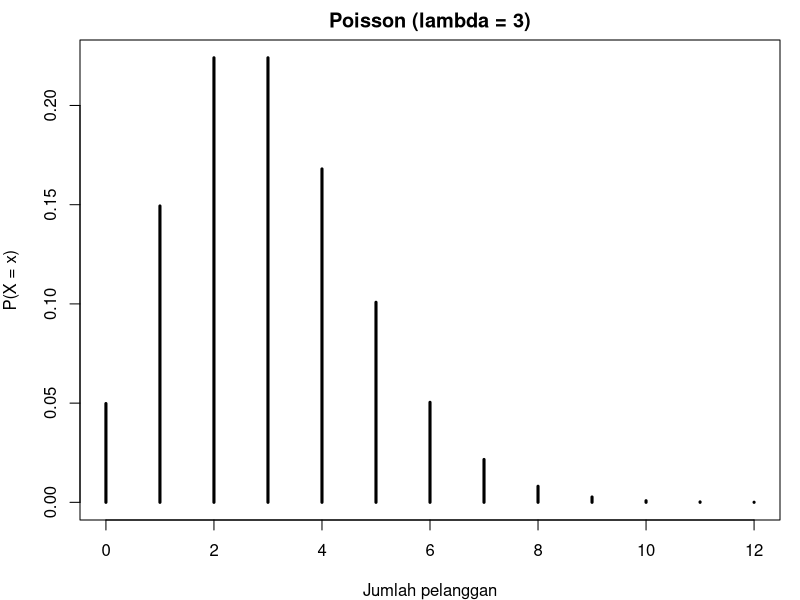
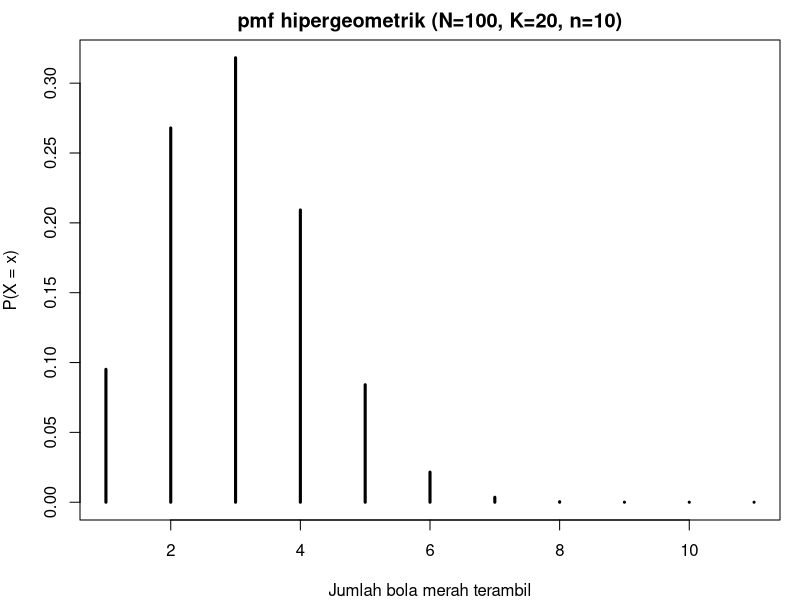
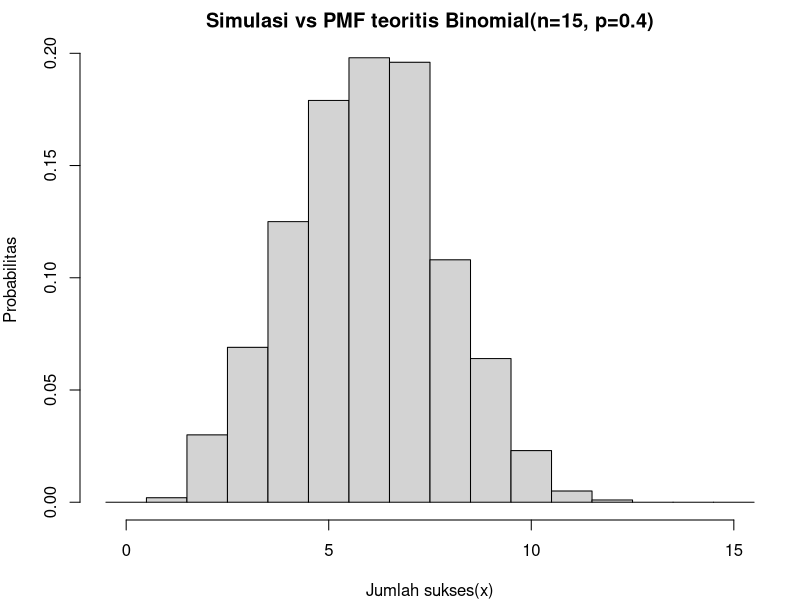
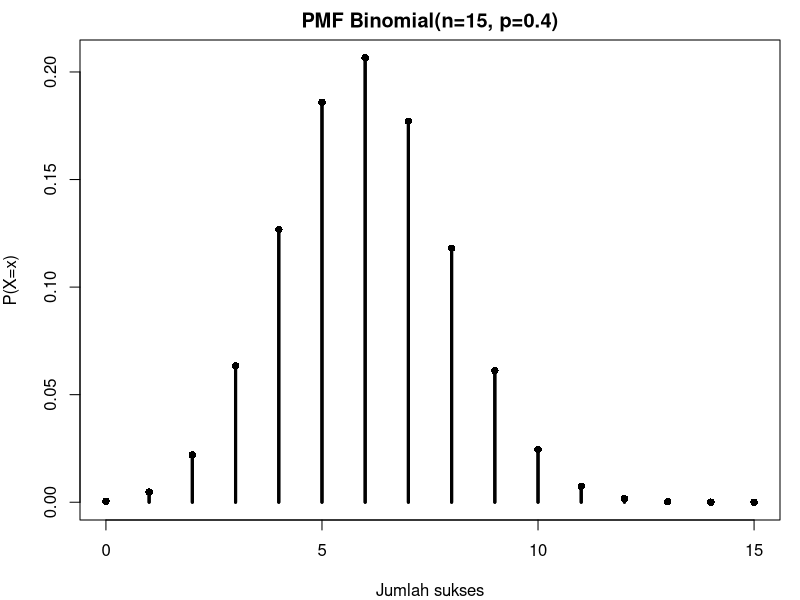

Write the R code that produced these figures, in order.
#TUGAS 4 KOMPUTASI STATISTIKA
#NAma : Ajeng Dwi Alecsha
#NIM : 3338250017

#kasus 1( Sebaran Poisson )
lambda <- 3

# P(X >= 5) = 1 - P(X <= 4)
p_poisson<- 1 - ppois(4, lambda)
p_poisson

#cara alternatf
p_poisson2 <- ppois(4,lambda, lower.tail=F)
p_poisson2

# PMF Poisson
par(mar = c(4, 4, 2, 1))
x <- 0:12
pmf <- dpois(x, lambda)
plot(x, pmf, type = "h", lwd = 3,
     main = "Poisson (lambda = 3)",
     xlab = "Jumlah pelanggan",
     ylab = "P(X = x)")

#kasus 2 (Sebaran Hipergeometrik)
N <- 100   
K <- 20     
n <- 10     

#Domain X
x <- 0:n
#PMF
pmf <- dhyper(x, m = K, n = N - K, k = n)
names(pmf)<-x
round(pmf,5)
sum(pmf) 
#ekspetasi dan varian teoritis
Ex<-n*K/N
Ex
Varx<-n * (K/N) * (1-K/N) *((N-n)/(N-1))
Varx


#Plot PMF
par(mar = c(4, 4, 2, 1))
plot(pmf, type = "h", lwd = 3,
     main = "pmf hipergeometrik (N=100, K=20, n=10)",
     xlab = "Jumlah bola merah terambil",
     ylab = "P(X = x)")


#Simulasi sampling tanpa pengembalian
set.seed(2026)
m <- 10000
ssim <- rhyper(m,
               m = K,
               n = N - K,
               k = n)
mean(ssim)
var(ssim)

#kasus 3
#Distribusi Binomial
set.seed(2026)
n <- 15
p <- 0.4
m <- 1000

#Simulasi 1000 percobaan Binomial
ssimp1 <- rbinom(m, size = n, prob = p)
head(ssimp1, n = 10)

#Histogram simulasi
hist(ssimp1,
     breaks = seq(-0.5, n + 0.5, by = 1),
     probability = TRUE,
     main = "Simulasi vs PMF teoritis Binomial(n=15, p=0.4)",
     xlab = "Jumlah sukses(x)",
     ylab = "Probabilitas")

#PMF teoretis
x <- 0:n
pmf <- dbinom(x, size = n, prob = p)

data.frame(x = x, P = pmf)

#PMF Binomial
plot(x, pmf,
     type = "h",
     lwd = 3,
     main = "PMF Binomial(n=15, p=0.4)",
     xlab = "Jumlah sukses",
     ylab = "P(X=x)")

#PMF teoretis
points(x, pmf, type = "h", lwd = 3)
points(x, pmf, pch = 16)

#Rata-rata & varians hasil simulasi
mean(ssimp1)
var(ssimp1)

#Ekspektasi teoritis
EX<-n * p
EX
